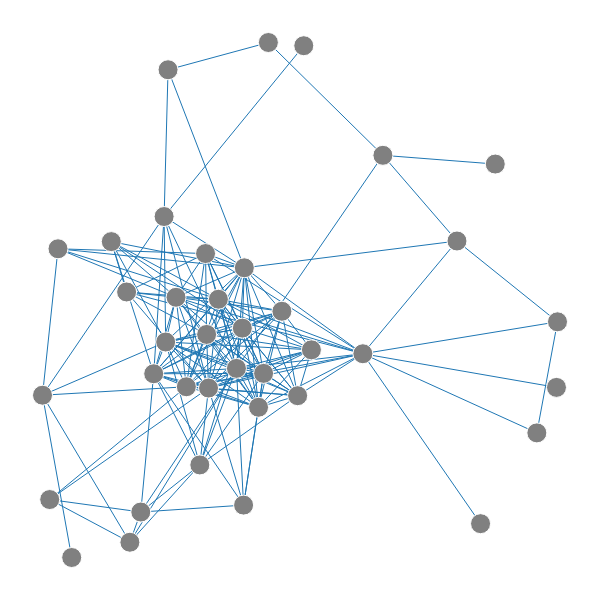

Notebook cell for this chart:
### Code cell
plot_comm(pick_comm_graph)

### Figure 1 — Plotly figure (JSON) as saved in the notebook; plotly's stock layout.template omitted (floating-point values rounded to 4 significant figures; data arrays with more than 128 entries replaced by an {"elided": "..."} marker saying what was removed)
{"data": [{"hoverinfo": "none", "line": {"width": 1}, "mode": "lines", "name": "", "type": "scatter", "x": {"elided": "540 float values"}, "y": {"elided": "540 float values"}}, {"hoverinfo": "text", "marker": {"color": ["grey", "grey", "grey", "grey", "grey", "grey", "grey", "grey", "grey", "grey", "grey", "grey", "grey", "grey", "grey", "grey", "grey", "grey", "grey", "grey", "grey", "grey", "grey", "grey", "grey", "grey", "grey", "grey", "grey", "grey", "grey", "grey", "grey", "grey", "grey", "grey", "grey", "grey"], "opacity": [1, 1, 1, 1, 1, 1, 1, 1, 1, 1, 1, 1, 1, 1, 1, 1, 1, 1, 1, 1, 1, 1, 1, 1, 1, 1, 1, 1, 1, 1, 1, 1, 1, 1, 1, 1, 1, 1], "size": [20, 20, 20, 20, 20, 20, 20, 20, 20, 20, 20, 20, 20, 20, 20, 20, 20, 20, 20, 20, 20, 20, 20, 20, 20, 20, 20, 20, 20, 20, 20, 20, 20, 20, 20, 20, 20, 20]}, "mode": "markers", "name": "", "text": ["chr12:92825000-92850000", "chr12:92175000-92200000", "chr12:92500000-92525000", "chr12:92125000-92150000", "chr12:93025000-93050000", "chr12:92700000-92725000", "chr12:92675000-92700000", "chr12:92375000-92400000", "chr12:92600000-92625000", "chr12:92075000-92100000", "chr12:92800000-92825000", "chr12:92625000-92650000", "chr12:92750000-92775000", "chr12:92900000-92925000", "chr12:92725000-92750000", "chr12:93050000-93075000", "chr12:91950000-91975000", "chr12:92925000-92950000", "chr12:92150000-92175000", "chr12:92225000-92250000", "chr12:92875000-92900000", "chr12:92850000-92875000", "chr12:92775000-92800000", "chr12:92525000-92550000", "chr12:93000000-93025000", "chr12:92475000-92500000", "chr12:92975000-93000000", "chr12:92650000-92675000", "chr12:91975000-92000000", "chr12:92000000-92025000", "chr12:92425000-92450000", "chr12:92550000-92575000", "chr12:92250000-92275000", "chr12:92450000-92475000", "chr12:92575000-92600000", "chr12:92400000-92425000", "chr12:92200000-92225000", "chr12:92950000-92975000"], "type": "scatter", "x": [0.2974, 0.7511, 0.02811, 0.9314, 0, 0.1583, 0.01306, 0.1247, 0.3515, 0.8205, 0.4624, 0.1781, 0.3009, 0.4873, 0.2851, 0.05291, 0.8958, 0.3621, 0.5806, 0.4094, 0.4338, 0.4007, 0.3915, 0.3658, 0.4735, 0.2955, 0.2204, 0.3644, 0.9333, 0.7939, 0.3188, 0.2015, 0.2275, 0.242, 0.2607, 0.1524, 0.6169, 0.2232], "y": [0.4331, 0.6146, 0.5995, 0.3303, 0.3151, 0.02961, 0.1125, 0.6134, 0.3672, 0.764, 0.3142, 0.08829, 0.329, 0.4032, 0.1797, 0, 0.242, 0.4454, 0.3957, 1, 0.4781, 0.3575, 0.2917, 0.5625, 0.9938, 0.5902, 0.6621, 0.1017, 0.4577, 0.06569, 0.5015, 0.3568, 0.9471, 0.5052, 0.3315, 0.5156, 0.781, 0.4184]}], "layout": {"height": 600, "hovermode": "closest", "margin": {"b": 0, "l": 0, "r": 0, "t": 0}, "scene": {"xaxis": {"showbackground": false, "showgrid": false, "showline": false, "showticklabels": false, "title": "", "zeroline": false}, "yaxis": {"showbackground": false, "showgrid": false, "showline": false, "showticklabels": false, "title": "", "zeroline": false}, "zaxis": {"showbackground": false, "showgrid": false, "showline": false, "showticklabels": false, "title": "", "zeroline": false}}, "showlegend": false, "width": 600, "xaxis": {"showbackground": false, "showgrid": false, "showline": false, "showticklabels": false, "title": "", "zeroline": false}, "yaxis": {"showbackground": false, "showgrid": false, "showline": false, "showticklabels": false, "title": "", "zeroline": false}}}
